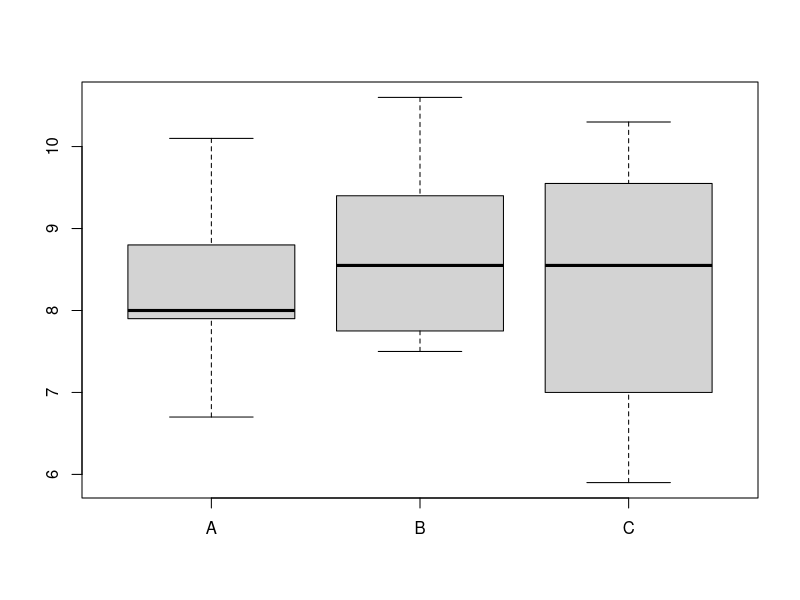

This chart was generated by the following R code:
#r2-zad2
A = c(6.7, 7.3, 8.0, 8.0, 7.9, 9.2, 10.1, 9.2, 8.3, 8.4, 8.0, 7.9)
B = c(7.5, 7.7, 7.7, 8.2, 8.9, 8.9, 10.6, 10.2, 9.4, 9.4, 8.2, 7.8)
C = c(5.9, 6.9, 7.0, 7.0, 9.5, 9.6, 9.6, 10.3, 8.1, 8.5, 8.6, 8.8)
zyto = data.frame(A, B, C)
zyto
zyto$A[1:3]
zyto$C[1:2]
zyto$B
png("gatunki.png")
boxplot(zyto)
dev.off()
